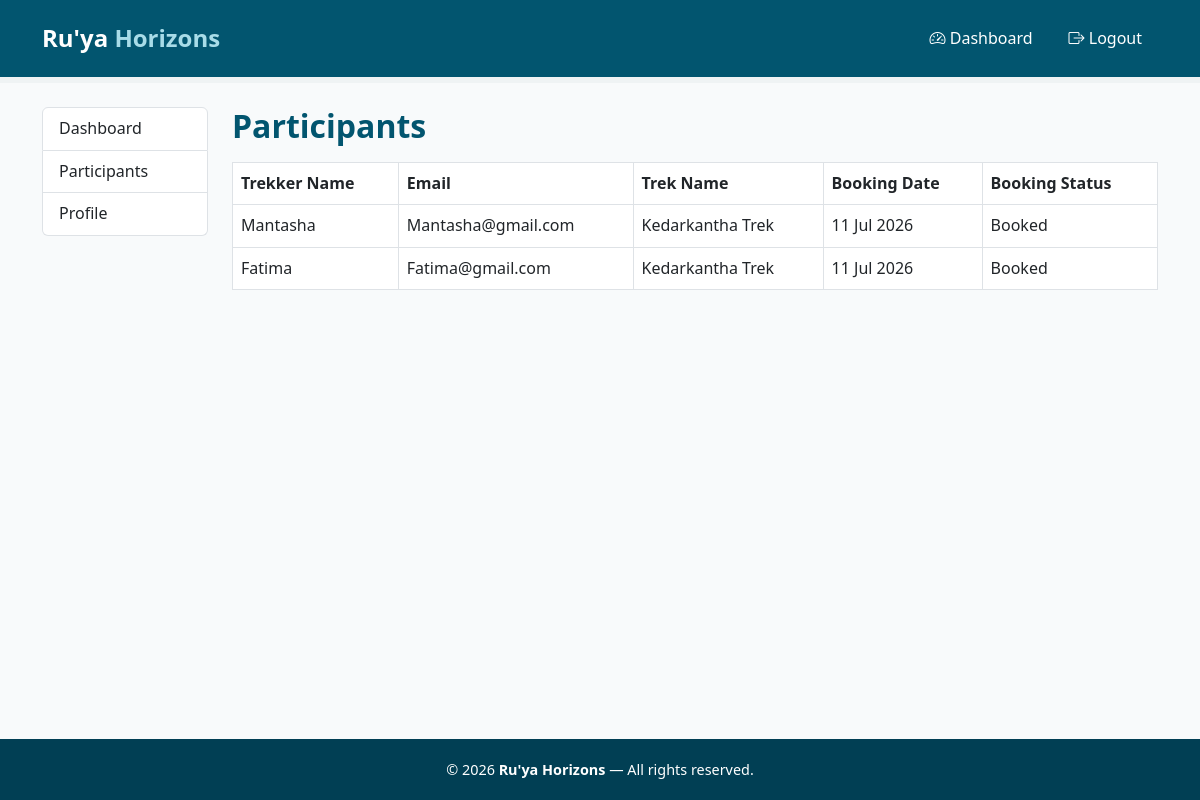
/staff/participants (signed in), run on the app's committed database.
### models.py (models this page shows)
class Booking(db.Model):
    __tablename__ = 'booking'
    id = db.Column(db.Integer, primary_key=True)
    user_id = db.Column(db.Integer, db.ForeignKey('user.id'), nullable=False)
    trek_id = db.Column(db.Integer, db.ForeignKey('trek.id'), nullable=False)
    booking_date = db.Column(db.DateTime, default=datetime.utcnow)
    status = db.Column(db.String(50), default='Booked') # booked, cancelled, completed
    payment_status = db.Column(db.String(50), default='Pending') # pending, completed, failed

class User(db.Model, UserMixin):
    __tablename__ = 'user'
    id = db.Column(db.Integer, primary_key=True)
    username = db.Column(db.String(150), unique=True, nullable=False)
    email = db.Column(db.String(150), unique=True, nullable=False)
    password = db.Column(db.String(256), nullable=False)
    role = db.Column(db.String(50), nullable=False, default='trekker')  # 'admin' or 'user' or 'trek_staff'
    is_active = db.Column(db.Boolean, default=True) # active or inactive
    created_at = db.Column(db.DateTime, default=datetime.utcnow)
    bookings = db.relationship('Booking', backref='user', lazy=True)

class Trek(db.Model):
    __tablename__ = 'trek'
    id = db.Column(db.Integer, primary_key=True)
    name = db.Column(db.String(150), nullable=False)
    location = db.Column(db.String(150), nullable=False)
    difficulty = db.Column(db.String(50), nullable=False)
    duration = db.Column(db.Integer, nullable=False)
    total_slots = db.Column(db.Integer, nullable=False)
    available_slots = db.Column(db.Integer, nullable=False)
    status = db.Column(db.String(50), default='Pending') # pending, approved, open, closed, completed
    start_date = db.Column(db.Date, nullable=False)
    end_date = db.Column(db.Date, nullable=False)
    description = db.Column(db.Text, nullable=False)
    price = db.Column(db.Float, nullable=False)
    assigned_staff_id = db.Column(db.Integer, db.ForeignKey('staff.id'), nullable=True)
    bookings = db.relationship('Booking', backref='trek', lazy=True)

### app.py (the view)
@app.route('/staff/participants')
@login_required
def staff_participants():
    if current_user.role != 'trek_staff':
        return "Access denied: Trek Staff only", 403
    staff_profile = Staff.query.filter_by(user_id=current_user.id).first()
    assigned_treks = Trek.query.filter_by(assigned_staff_id=staff_profile.id).all()
    trek_ids = [trek.id for trek in assigned_treks]
    bookings = Booking.query.filter(Booking.trek_id.in_(trek_ids)).all()
    return render_template('staff_participants.html', bookings=bookings)

### app.py (called while the page is built)
@login_manager.user_loader
def load_user(user_id):
    return User.query.get(int(user_id))

### templates/staff_participants.html (shortened to what this page needs)
{% extends "base.html" %}
{% block content %}
<div class="container my-4">
    <div class="row">
        {% include "staff_sidebar.html" %}
        <div class="col-md-9 col-lg-10">
            <h2 class="page-heading">Participants</h2>
            {% if bookings %}
            <table class="table table-bordered mt-3">
                <thead>
                    <tr>
                        <th>Trekker Name</th>
                        <th>Email</th>
                        <th>Trek Name</th>
                        <th>Booking Date</th>
                        <th>Booking Status</th>
                    </tr>
                </thead>
                <tbody>
                    {% for booking in bookings %}
                    <tr>
                        <td>{{ booking.user.username }}</td>
                        <td>{{ booking.user.email }}</td>
                        <td>{{ booking.trek.name }}</td>
                        <td>{{ booking.booking_date.strftime('%d %b %Y') }}</td>
                        <td>{{ booking.status }}</td>
                    </tr>
                    {% endfor %}
                </tbody>
            </table>
            {% else %}
            <p class="mt-3">No participants have booked your treks yet.</p>
            {% endif %}
        </div>
    </div>
</div>
{% endblock %}

### static/style.css (style rules this page uses)
* { margin: 0; padding: 0; box-sizing: border-box; }
body { font-family: 'Segoe UI', Tahoma, Geneva, Verdana, sans-serif; color: #02556f; background-color: #f8fafb; line-height: 1.6; }
.page-heading { color: #02556f; font-weight: 700; }

### data on the page
Booking: user.username "Mantasha", user.email "Mantasha@gmail.com", trek.name "Kedarkantha Trek", booking_date "11 Jul 2026", status "Booked"
Booking: user.username "Fatima", user.email "Fatima@gmail.com", trek.name "Kedarkantha Trek", booking_date "11 Jul 2026", status "Booked"
